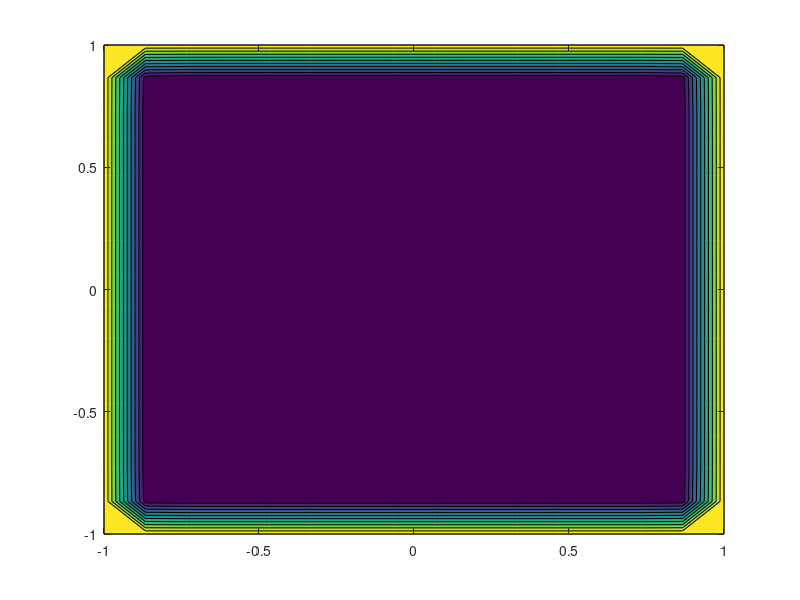

MATLAB code to generate this figure:
function laplacien()
clc; clear;  
 n=4;
 N=n*n;
 h=1/N;
 X=linspace(-1,1,N);
 Y=linspace(-1,1,N);
 
         
 
%Remplissage de la Matrice 
 U=zeros(N,N);
 
 for i=1:N
     U(i,1)=1;
     U(1,i)=1;
     U(N,i)=1;
     U(i,N)=1;
 end
 
 for i=2:N-1
     for j=2:N-1
         U(i,j)=((1\4)*h^2)*(U(i-1,j-1)+U(i-1,j+1)+U(i+1,j-1)+U(i+1,j+1));
     end
 end
 
 %pcolor(X, Y, U);
 %mesh(X, Y, U);
 %surf(X, Y, U);
 contourf(X,Y,U);
 %axis off; axis equal;
 end
